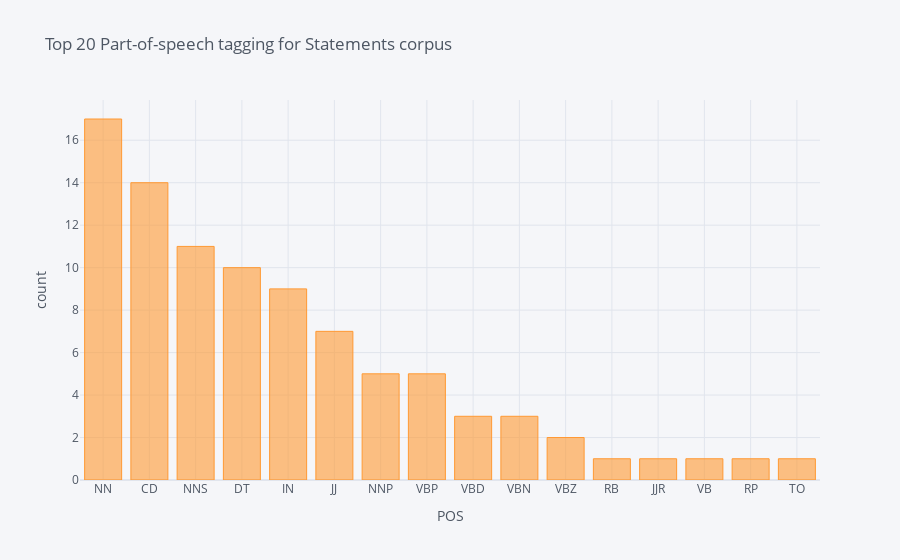

Notebook cell for this chart:
### Code cell
blob = TextBlob(str(df['Statements']))
pos_df = pd.DataFrame(blob.tags, columns = ['word' , 'pos'])
pos_df = pos_df.pos.value_counts()[:20]
pos_df.iplot(
    kind='bar',
    xTitle='POS',
    yTitle='count', 
    title='Top 20 Part-of-speech tagging for Statements corpus')

### Figure 1 — Plotly figure (JSON) as saved in the notebook; plotly's stock layout.template omitted (floating-point values rounded to 4 significant figures)
{"data": [{"marker": {"color": "rgba(255, 153, 51, 0.6)", "line": {"color": "rgba(255, 153, 51, 1.0)", "width": 1}}, "name": "pos", "orientation": "v", "text": "", "type": "bar", "x": ["NN", "CD", "NNS", "DT", "IN", "JJ", "NNP", "VBP", "VBD", "VBN", "VBZ", "RB", "JJR", "VB", "RP", "TO"], "y": [17, 14, 11, 10, 9, 7, 5, 5, 3, 3, 2, 1, 1, 1, 1, 1]}], "layout": {"legend": {"bgcolor": "#F5F6F9", "font": {"color": "#4D5663"}}, "paper_bgcolor": "#F5F6F9", "plot_bgcolor": "#F5F6F9", "title": {"font": {"color": "#4D5663"}, "text": "Top 20 Part-of-speech tagging for Statements corpus"}, "xaxis": {"gridcolor": "#E1E5ED", "showgrid": true, "tickfont": {"color": "#4D5663"}, "title": {"font": {"color": "#4D5663"}, "text": "POS"}, "zerolinecolor": "#E1E5ED"}, "yaxis": {"gridcolor": "#E1E5ED", "showgrid": true, "tickfont": {"color": "#4D5663"}, "title": {"font": {"color": "#4D5663"}, "text": "count"}, "zerolinecolor": "#E1E5ED"}}}
